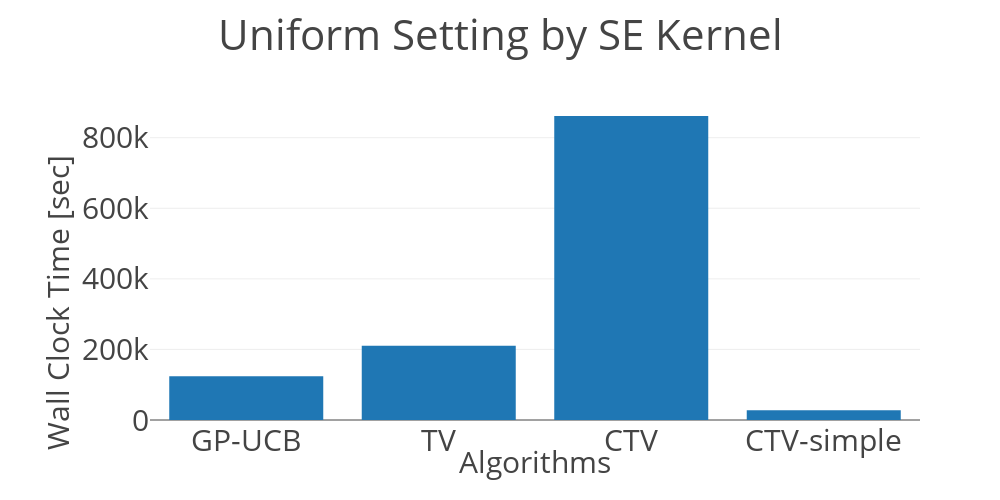

Notebook code for this chart:
### Code cell
title = 'Uniform Setting by SE Kernel'

target_dir = './results/'
normal = target_dir + '20190505/output_log_rbf_bogunovic_normal.log'
dtv = target_dir + '20190505/output_log_rbf_bogunovic_dtv.log'
ctv = target_dir + '20190507/output_log_rbf_bogunovic_ctv.log'
ctv_delta = target_dir + '20190507/output_log_rbf_bogunovic_ctv_delta.log'

plot_run_time(normal, dtv, ctv, ctv_delta, title)

### Figure 1 — Plotly figure (JSON) as saved in the notebook; plotly's stock layout.template omitted (floating-point values rounded to 4 significant figures)
{"data": [{"type": "bar", "uid": "fb39d406-d096-49a6-a72b-b17fa6d2a7c5", "x": ["GP-UCB", "TV", "CTV", "CTV-simple"], "y": [123780, 210741, 861497, 27752]}], "layout": {"annotations": [{"showarrow": false, "text": "Algorithms", "x": 0.5, "xref": "paper", "y": -0.2, "yref": "paper"}, {"showarrow": false, "text": "Wall Clock Time [sec]", "textangle": -90, "x": -0.15, "xref": "paper", "y": -0.1, "yref": "paper"}], "autosize": false, "font": {"size": 30}, "height": 500, "margin": {"l": 150}, "title": {"text": "Uniform Setting by SE Kernel"}, "width": 1000}}
